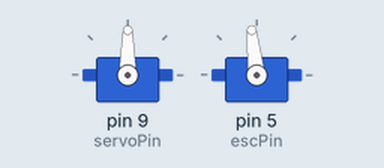
Recording of a sketch running on a simulated Arduino Uno, built with avr-gcc and run on an emulated ATmega328P. Parts: 2 × servo. What the sketch prints to the serial monitor is not drawn.

Above: at 2.1 s.
Timing chart, 0 to 3.6 s (numbered marks = the images above):
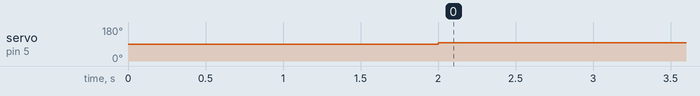

The sketch:

backup2.ino
```cpp
#include <Servo.h>

int escPin = 5;   // esc 일반 모터 핀 번호
int servoPin = 9; // 서보 모터 핀 번호
int maxSpeed = 98;
int speed1 = 96;
int speed2 = 97;
int speed3 = 98;
int count = 96;

Servo esc;
Servo servo;

void setup() {
  Serial.begin(9600);
  pinMode(servoPin, OUTPUT);
  pinMode(escPin, OUTPUT);

//  digitalWrite(escPin, LOW);

  servo.attach(servoPin);
  esc.attach(escPin);

  delay(2000);

}

void loop() {
  Serial.println((String)"속도" + speed1);
//  servo.write(speed1);
  esc.write(speed1);
  delay(2000);
}
```

Measured:
- by itself, servo on pin 5 (escPin): 90° → 96° at 2.0 s
